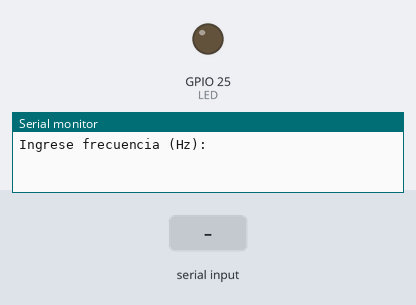
This sketch was run on a simulated ESP32. Parts: output pins drawn as LEDs (lit = HIGH), the last lines printed to the serial monitor. Inputs (shaded band) come from the test bench.

Above: at 1.2 s.
1.3 s: "30,150\n" received over Serial
At 1.9 s:
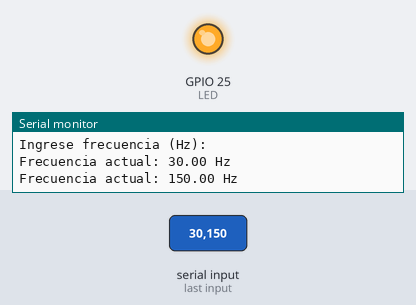
At 2.84 s:
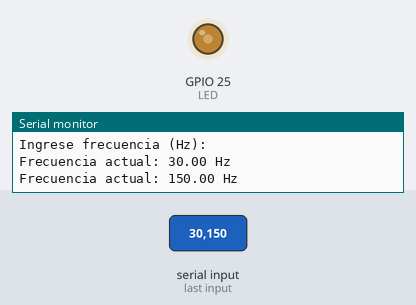
4.3 s: "90,45\n" received over Serial
Timing chart, 0 to 13.3 s (numbered marks = the images above; inputs shaded):
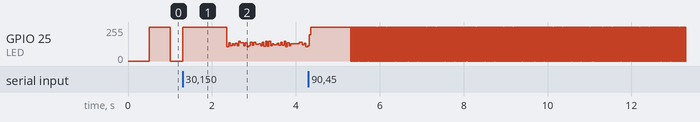

The sketch:

Blink_Arduino.ino
```cpp
const int LED = 25;
float frecuencia = 1.0;
unsigned long ultimoCambio = 0;

void setup() {
  pinMode(LED, OUTPUT);
  Serial.begin(115200);
  while (!Serial) {
    delay(10); // espera hasta que el host abra el puerto USB CDC
  }
  Serial.println("Ingrese frecuencia (Hz):");
}

void loop() {
  if (Serial.available() > 0) {
    float f = Serial.parseFloat();
    if (f > 0) {
      frecuencia = f;
      Serial.print("Frecuencia actual: ");
      Serial.print(frecuencia);
      Serial.println(" Hz");
    }
  }

  if (millis() - ultimoCambio >= (500.0 / frecuencia)) {
    ultimoCambio = millis();
    digitalWrite(LED, !digitalRead(LED));
  }
}
```
